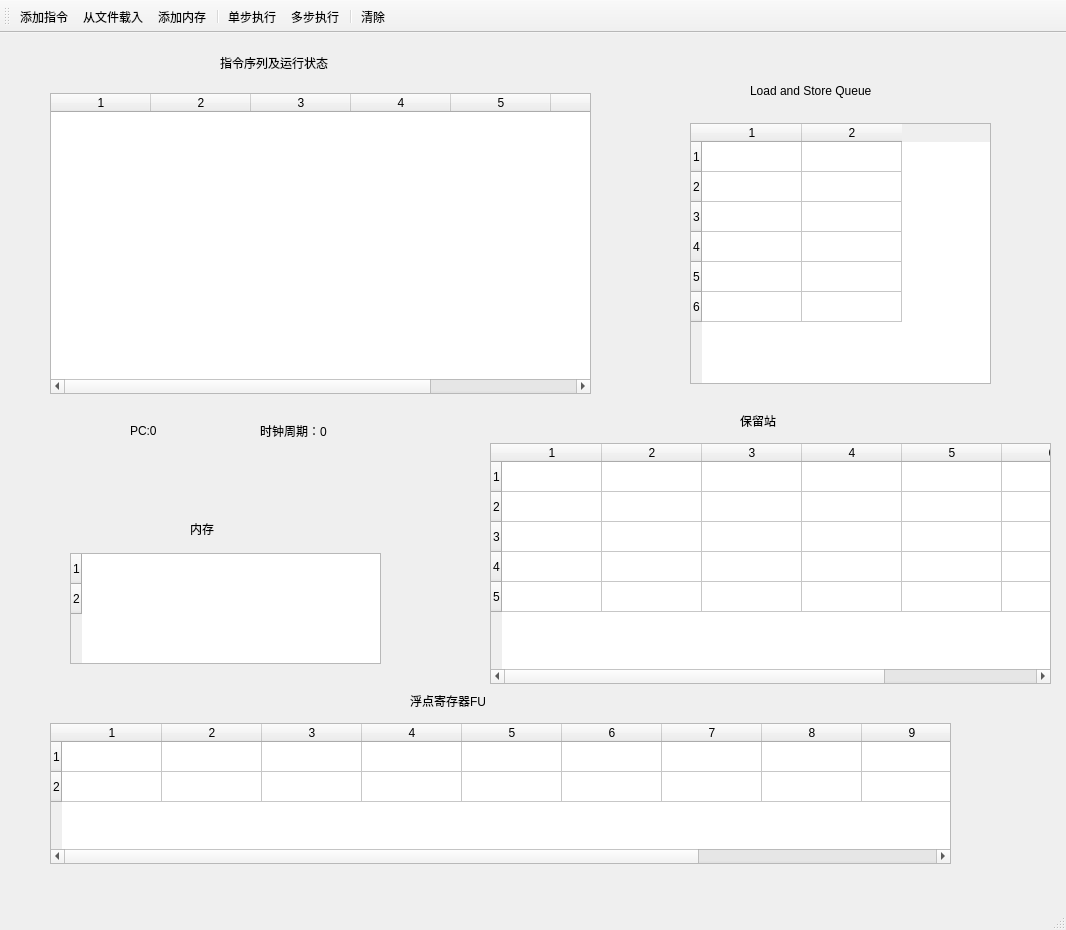
<?xml version="1.0" encoding="UTF-8"?>
<ui version="4.0">
 <class>MainWindow</class>
 <widget class="QMainWindow" name="MainWindow">
  <property name="geometry">
   <rect>
    <x>0</x>
    <y>0</y>
    <width>1066</width>
    <height>930</height>
   </rect>
  </property>
  <property name="windowTitle">
   <string>MainWindow</string>
  </property>
  <widget class="QWidget" name="centralWidget">
   <widget class="QTableWidget" name="LSQueueWidget">
    <property name="geometry">
     <rect>
      <x>690</x>
      <y>90</y>
      <width>301</width>
      <height>261</height>
     </rect>
    </property>
    <property name="editTriggers">
     <set>QAbstractItemView::NoEditTriggers</set>
    </property>
    <property name="rowCount">
     <number>6</number>
    </property>
    <property name="columnCount">
     <number>2</number>
    </property>
    <attribute name="horizontalHeaderVisible">
     <bool>true</bool>
    </attribute>
    <attribute name="horizontalHeaderShowSortIndicator" stdset="0">
     <bool>true</bool>
    </attribute>
    <row/>
    <row/>
    <row/>
    <row/>
    <row/>
    <row/>
    <column/>
    <column/>
   </widget>
   <widget class="QTableWidget" name="stationWidget">
    <property name="geometry">
     <rect>
      <x>490</x>
      <y>410</y>
      <width>561</width>
      <height>241</height>
     </rect>
    </property>
    <property name="editTriggers">
     <set>QAbstractItemView::NoEditTriggers</set>
    </property>
    <property name="rowCount">
     <number>5</number>
    </property>
    <property name="columnCount">
     <number>7</number>
    </property>
    <attribute name="horizontalHeaderVisible">
     <bool>true</bool>
    </attribute>
    <attribute name="horizontalHeaderShowSortIndicator" stdset="0">
     <bool>true</bool>
    </attribute>
    <attribute name="verticalHeaderVisible">
     <bool>true</bool>
    </attribute>
    <row/>
    <row/>
    <row/>
    <row/>
    <row/>
    <column/>
    <column/>
    <column/>
    <column/>
    <column/>
    <column/>
    <column/>
   </widget>
   <widget class="QTableWidget" name="registerWidget">
    <property name="geometry">
     <rect>
      <x>50</x>
      <y>690</y>
      <width>901</width>
      <height>141</height>
     </rect>
    </property>
    <property name="editTriggers">
     <set>QAbstractItemView::NoEditTriggers</set>
    </property>
    <property name="cornerButtonEnabled">
     <bool>true</bool>
    </property>
    <property name="rowCount">
     <number>2</number>
    </property>
    <property name="columnCount">
     <number>11</number>
    </property>
    <attribute name="horizontalHeaderVisible">
     <bool>true</bool>
    </attribute>
    <attribute name="verticalHeaderVisible">
     <bool>true</bool>
    </attribute>
    <row/>
    <row/>
    <column/>
    <column/>
    <column/>
    <column/>
    <column/>
    <column/>
    <column/>
    <column/>
    <column/>
    <column/>
    <column/>
    <item row="0" column="0">
     <property name="text">
      <string/>
     </property>
    </item>
    <item row="0" column="1">
     <property name="text">
      <string/>
     </property>
    </item>
    <item row="0" column="2">
     <property name="text">
      <string/>
     </property>
    </item>
    <item row="0" column="3">
     <property name="text">
      <string/>
     </property>
    </item>
    <item row="0" column="4">
     <property name="text">
      <string/>
     </property>
    </item>
    <item row="0" column="5">
     <property name="text">
      <string/>
     </property>
    </item>
    <item row="0" column="6">
     <property name="text">
      <string/>
     </property>
    </item>
    <item row="0" column="7">
     <property name="text">
      <string/>
     </property>
    </item>
    <item row="0" column="8">
     <property name="text">
      <string/>
     </property>
    </item>
    <item row="0" column="9">
     <property name="text">
      <string/>
     </property>
    </item>
    <item row="0" column="10">
     <property name="text">
      <string/>
     </property>
    </item>
   </widget>
   <widget class="QTableWidget" name="instrWidget">
    <property name="geometry">
     <rect>
      <x>50</x>
      <y>60</y>
      <width>541</width>
      <height>301</height>
     </rect>
    </property>
    <property name="columnCount">
     <number>7</number>
    </property>
    <column/>
    <column/>
    <column/>
    <column/>
    <column/>
    <column/>
    <column/>
   </widget>
   <widget class="QTableWidget" name="memoryWidget">
    <property name="geometry">
     <rect>
      <x>70</x>
      <y>520</y>
      <width>311</width>
      <height>111</height>
     </rect>
    </property>
    <property name="rowCount">
     <number>2</number>
    </property>
    <attribute name="horizontalHeaderVisible">
     <bool>false</bool>
    </attribute>
    <attribute name="horizontalHeaderDefaultSectionSize">
     <number>70</number>
    </attribute>
    <row/>
    <row/>
   </widget>
   <widget class="QLabel" name="label">
    <property name="geometry">
     <rect>
      <x>190</x>
      <y>480</y>
      <width>111</width>
      <height>31</height>
     </rect>
    </property>
    <property name="text">
     <string>内存</string>
    </property>
   </widget>
   <widget class="QLabel" name="label_2">
    <property name="geometry">
     <rect>
      <x>410</x>
      <y>660</y>
      <width>111</width>
      <height>16</height>
     </rect>
    </property>
    <property name="text">
     <string>浮点寄存器FU</string>
    </property>
   </widget>
   <widget class="QLabel" name="label_3">
    <property name="geometry">
     <rect>
      <x>220</x>
      <y>20</y>
      <width>161</width>
      <height>20</height>
     </rect>
    </property>
    <property name="text">
     <string>指令序列及运行状态</string>
    </property>
   </widget>
   <widget class="QLabel" name="label_4">
    <property name="geometry">
     <rect>
      <x>740</x>
      <y>380</y>
      <width>72</width>
      <height>15</height>
     </rect>
    </property>
    <property name="text">
     <string>保留站</string>
    </property>
   </widget>
   <widget class="QLabel" name="label_5">
    <property name="geometry">
     <rect>
      <x>750</x>
      <y>50</y>
      <width>171</width>
      <height>16</height>
     </rect>
    </property>
    <property name="text">
     <string>Load and Store Queue</string>
    </property>
   </widget>
   <widget class="QLabel" name="pcLabel">
    <property name="geometry">
     <rect>
      <x>130</x>
      <y>390</y>
      <width>72</width>
      <height>15</height>
     </rect>
    </property>
    <property name="text">
     <string>PC:0</string>
    </property>
   </widget>
   <widget class="QLabel" name="clockLabel">
    <property name="geometry">
     <rect>
      <x>260</x>
      <y>390</y>
      <width>101</width>
      <height>16</height>
     </rect>
    </property>
    <property name="text">
     <string>时钟周期：0</string>
    </property>
   </widget>
  </widget>
  <widget class="QMenuBar" name="menuBar">
   <property name="geometry">
    <rect>
     <x>0</x>
     <y>0</y>
     <width>1066</width>
     <height>25</height>
    </rect>
   </property>
  </widget>
  <widget class="QToolBar" name="ToolBar">
   <attribute name="toolBarArea">
    <enum>TopToolBarArea</enum>
   </attribute>
   <attribute name="toolBarBreak">
    <bool>false</bool>
   </attribute>
   <addaction name="addAction"/>
   <addaction name="loadAction"/>
   <addaction name="addMemoryAction"/>
   <addaction name="separator"/>
   <addaction name="onestepAction"/>
   <addaction name="multistepAction"/>
   <addaction name="separator"/>
   <addaction name="deleteAction"/>
  </widget>
  <widget class="QStatusBar" name="statusBar"/>
  <action name="addAction">
   <property name="icon">
    <iconset resource="icons.qrc">
     <normaloff>:/src/src/add.jpg</normaloff>:/src/src/add.jpg</iconset>
   </property>
   <property name="text">
    <string>添加指令</string>
   </property>
  </action>
  <action name="loadAction">
   <property name="icon">
    <iconset resource="icons.qrc">
     <normaloff>:/src/src/load.png</normaloff>:/src/src/load.png</iconset>
   </property>
   <property name="text">
    <string>从文件载入</string>
   </property>
  </action>
  <action name="onestepAction">
   <property name="icon">
    <iconset resource="icons.qrc">
     <normaloff>:/src/src/step.png</normaloff>:/src/src/step.png</iconset>
   </property>
   <property name="text">
    <string>单步执行</string>
   </property>
  </action>
  <action name="multistepAction">
   <property name="icon">
    <iconset resource="icons.qrc">
     <normaloff>:/src/src/mult_step.png</normaloff>:/src/src/mult_step.png</iconset>
   </property>
   <property name="text">
    <string>多步执行</string>
   </property>
  </action>
  <action name="addMemoryAction">
   <property name="icon">
    <iconset resource="icons.qrc">
     <normaloff>:/src/src/addm.jpg</normaloff>:/src/src/addm.jpg</iconset>
   </property>
   <property name="text">
    <string>添加内存</string>
   </property>
  </action>
  <action name="deleteAction">
   <property name="icon">
    <iconset resource="icons.qrc">
     <normaloff>:/src/src/Delete.png</normaloff>:/src/src/Delete.png</iconset>
   </property>
   <property name="text">
    <string>清除</string>
   </property>
  </action>
 </widget>
 <layoutdefault spacing="6" margin="11"/>
 <resources>
  <include location="icons.qrc"/>
 </resources>
 <connections/>
</ui>
